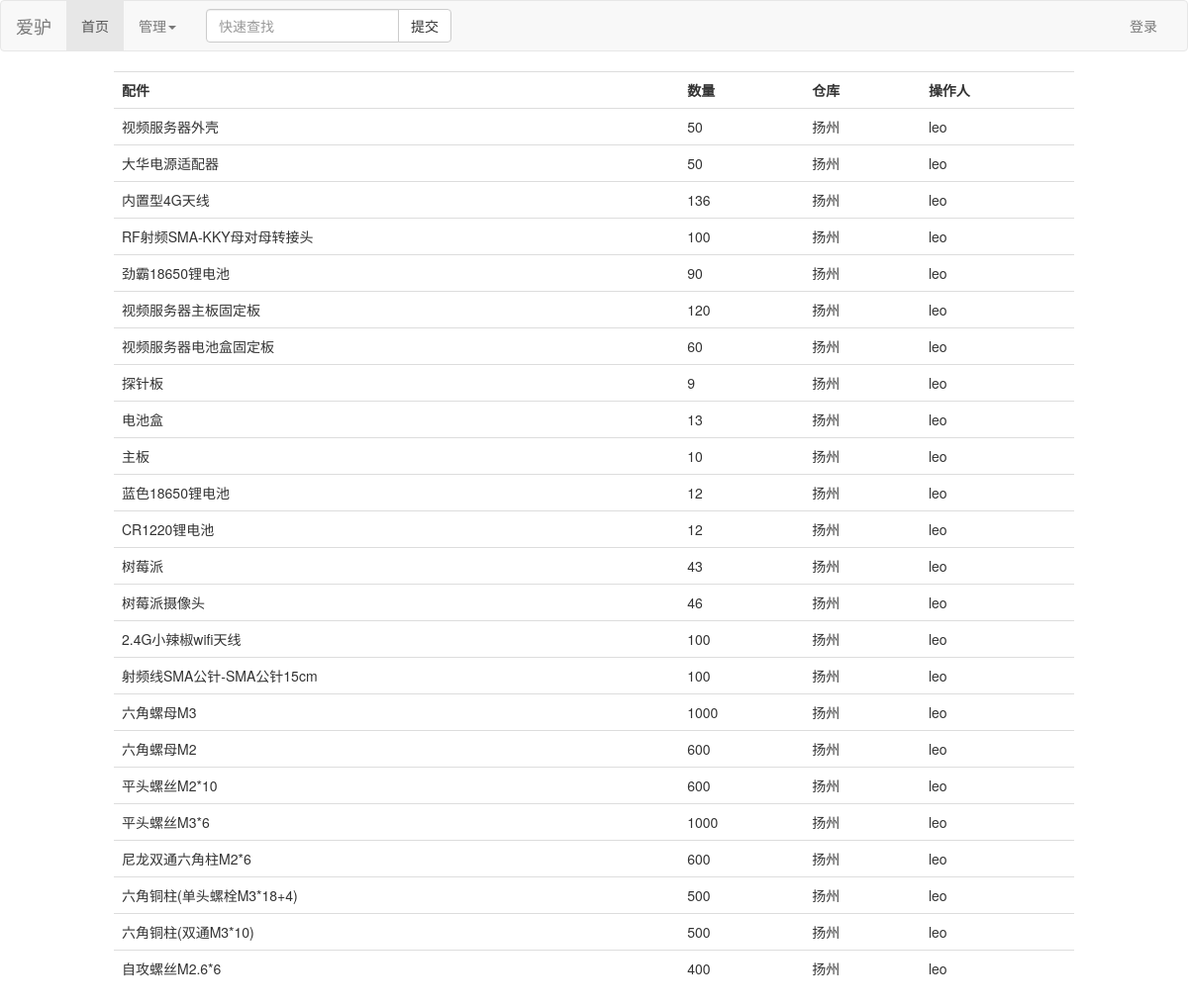
The page / on the database its author committed.
### store/models.py (models this page shows, shortened)
class Item(models.Model):
    CHOICES = (('YZ', '扬州'), ('BJ', '北京'), ('CQ', '重庆'))
    name = models.CharField(max_length=30, verbose_name='配件名')
    qty = models.IntegerField(verbose_name='数量')
    city = models.CharField(max_length=8, choices=CHOICES, verbose_name='城市')
    who_does = models.ForeignKey(User, on_delete=models.DO_NOTHING, verbose_name='操作人')
    note = models.CharField(max_length=128, verbose_name='备注')
    modify_date = models.DateTimeField(auto_now=True, verbose_name='修改日期')
    class Meta:
        verbose_name = "配件"
        verbose_name_plural = verbose_name

### store/views.py (the view)
# urls.py: path('', views.show, name='show'),
def show(request):
    items = Item.objects.all()
    context = {
        'items': items,
    }
    return render(request, 'store/list.html', context)

### store/templates/store/list.html
{% extends 'base.html' %}
{% block content %}
<table class="table">
    <tr>
        <th>配件</th>
        <th>数量</th>
        <th>仓库</th>
        <th>操作人</th>
    </tr>
    {% for item in items %}
        <tr>
            <td>{{ item.name }}</td>
            <td>{{ item.qty }}</td>
            <td>{{ item.get_city_display }}</td>
            <td>{{ item.who_does }}</td>
        </tr>
    {% empty %}
        <h4>未查询到相关记录</h4>
    {% endfor%}
</table>
{% endblock %}

### rows shown on the page
Item: name "视频服务器外壳", qty "50", city "扬州", who_does "leo"
Item: name "大华电源适配器", qty "50", city "扬州", who_does "leo"
Item: name "内置型4G天线", qty "136", city "扬州", who_does "leo"
Item: name "RF射频SMA-KKY母对母转接头", qty "100", city "扬州", who_does "leo"
Item: name "劲霸18650锂电池", qty "90", city "扬州", who_does "leo"
Item: name "视频服务器主板固定板", qty "120", city "扬州", who_does "leo"
Item: name "视频服务器电池盒固定板", qty "60", city "扬州", who_does "leo"
Item: name "探针板", qty "9", city "扬州", who_does "leo"
Item: name "电池盒", qty "13", city "扬州", who_does "leo"
Item: name "主板", qty "10", city "扬州", who_does "leo"
Item: name "蓝色18650锂电池", qty "12", city "扬州", who_does "leo"
Item: name "CR1220锂电池", qty "12", city "扬州", who_does "leo"
Item: name "树莓派", qty "43", city "扬州", who_does "leo"
Item: name "树莓派摄像头", qty "46", city "扬州", who_does "leo"
Item: name "2.4G小辣椒wifi天线", qty "100", city "扬州", who_does "leo"
Item: name "射频线SMA公针-SMA公针15cm", qty "100", city "扬州", who_does "leo"
Item: name "六角螺母M3", qty "1000", city "扬州", who_does "leo"
Item: name "六角螺母M2", qty "600", city "扬州", who_does "leo"
Item: name "平头螺丝M2*10", qty "600", city "扬州", who_does "leo"
Item: name "平头螺丝M3*6", qty "1000", city "扬州", who_does "leo"
Item: name "尼龙双通六角柱M2*6", qty "600", city "扬州", who_does "leo"
Item: name "六角铜柱(单头螺栓M3*18+4)", qty "500", city "扬州", who_does "leo"
Item: name "六角铜柱(双通M3*10)", qty "500", city "扬州", who_does "leo"
Item: name "自攻螺丝M2.6*6", qty "400", city "扬州", who_does "leo"
